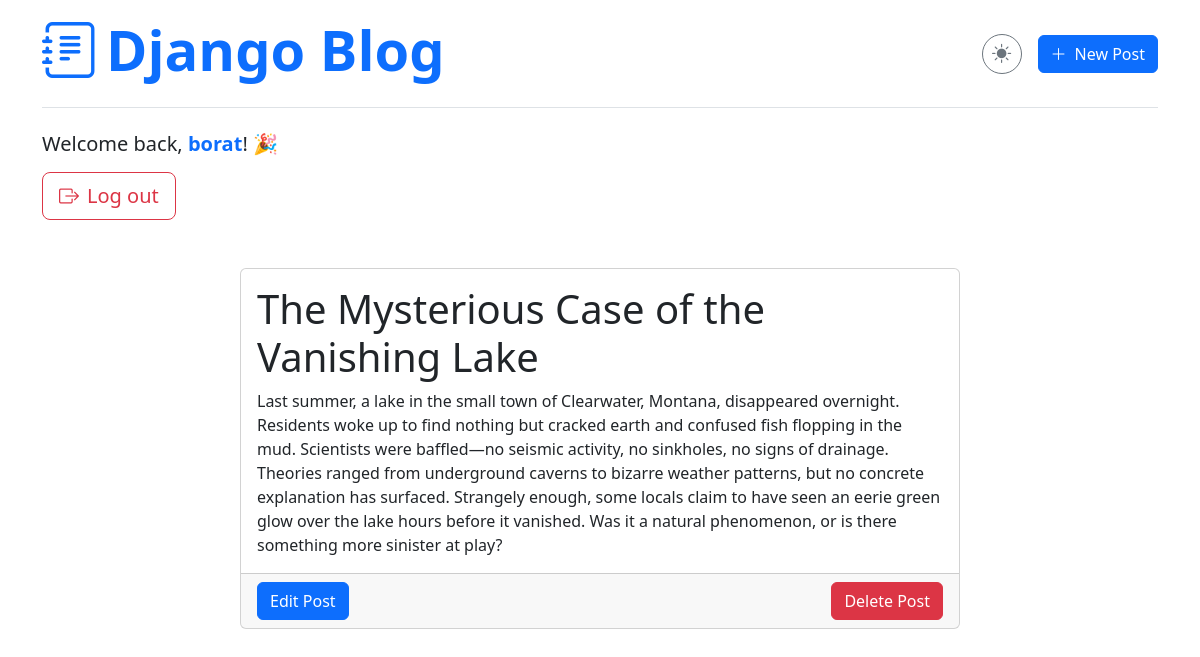
/post/8/ (signed in), run on the app's committed database.
### blog/models.py (models this page shows, shortened)
class Post(models.Model):
	title = models.CharField(max_length =200)
	author = models.ForeignKey(
		"auth.User",
		on_delete = models.CASCADE,
	)
	body = models.TextField()

### blog/views.py (the view)
# urls.py: path("post/<int:pk>/", BlogDetailView.as_view(), name="post_detail"),
class BlogDetailView(DetailView):
	model = Post
	template_name = "post_detail.html"

### templates/post_detail.html (shortened to what this page needs)
{% extends "base.html" %}
{% block content %}
<div class="container mt-5">
    <div class="row justify-content-center">
        <div class="col-md-8">
            <div class="card">
                <div class="card-body">
                    <h1 class="card-title">{{ post.title }}</h1>
                    <p class="card-text">{{ post.body }}</p>
                </div>
                <div class="card-footer">
                    <div class="d-flex justify-content-between">
                        <a href="{% url 'post_edit' post.pk %}" class="btn btn-primary">
                             Edit Post
                        </a>
                        <a href="{% url 'post_delete' post.pk %}" class="btn btn-danger">
                             Delete Post
                        </a>
                    </div>
                </div>
            </div>
        </div>
    </div>
</div>
{% endblock content %}

### templates/base.html (shortened to what this page needs)
<!DOCTYPE html>
<html lang="en" data-bs-theme="light">
<head>
  {% load static %}
  <link href="https://cdn.jsdelivr.net/npm/bootstrap@5.3.0/dist/css/bootstrap.min.css" rel="stylesheet">
  <link rel="stylesheet" href="https://cdn.jsdelivr.net/npm/bootstrap-icons@1.11.1/font/bootstrap-icons.css">
  <link rel="stylesheet" href="{% static 'css/base.css' %}">
</head>
<body>
  <div class="container">
    <header class="d-flex justify-content-between align-items-center py-3 mb-4 border-bottom">
      <div class="nav-left">
        <h1><a href="{% url 'home' %}" class="text-decoration-none fw-bold display-4"><i class="bi bi-journal-text me-2"></i>Django Blog</a></h1>
      </div>      <div class="nav-right d-flex align-items-center">
        <button id="theme-toggle" class="btn btn-outline-secondary me-3 theme-toggle-btn d-flex align-items-center justify-content-center">
          <i class="bi bi-sun-fill" id="theme-icon"></i>
        </button>
        <a href="{% url 'post_new' %}" class="btn btn-primary d-flex align-items-center">
          <i class="bi bi-plus-lg me-2"></i>
          <span class="d-none d-sm-inline">New Post</span>
        </a>
      </div>    </header>
    <div class="auth-status mb-4">
      {% if user.is_authenticated %}
        <p class="h5 mb-3">Welcome back, <strong class="text-primary">{{ user.username }}</strong>! 🎉</p>
        <a href="{% url 'logout' %}" class="btn btn-outline-danger btn-lg"><i class="bi bi-box-arrow-right me-2"></i>Log out</a>
      {% else %}
        <p>You are not logged in.</p>
        <a href="{% url 'login' %}" class="btn btn-outline-primary me-2">Log In</a>
        <a href="{% url 'signup' %}" class="btn btn-outline-success">Sign Up</a>
      {% endif %}
    </div>
    <main>
      {% block content %}
      {% endblock content %}
    </main>
  </div>
</body>
</html>

### templates/base.html (style rules this page uses)
.theme-toggle-btn { width: 40px; height: 40px; border-radius: 50%; padding: 0; display: flex; align-items: center; justify-content: center; font-size: 1.2rem; transition: all 0.3s ease; }

### data on the page
Post: title "The Mysterious Case of the Vanishing Lake", body "Last summer, a lake in the small town of Clearwater, Montana, disappeared overnight. Residents woke up to find nothing but cracked earth and confused fish flopping in the mud. Scientists were baffled—no seismic activity, no sinkholes, no signs of drainage. Theories ranged from underground caverns to bizarre weather patterns, but no concrete explanation has surfaced. Strangely enough, some locals claim to have seen an eerie green glow over the lake hours before it vanished. Was it a natural phenomenon, or is there something more sinister at play?"

### other printed values
{{ user.username }} "borat"
